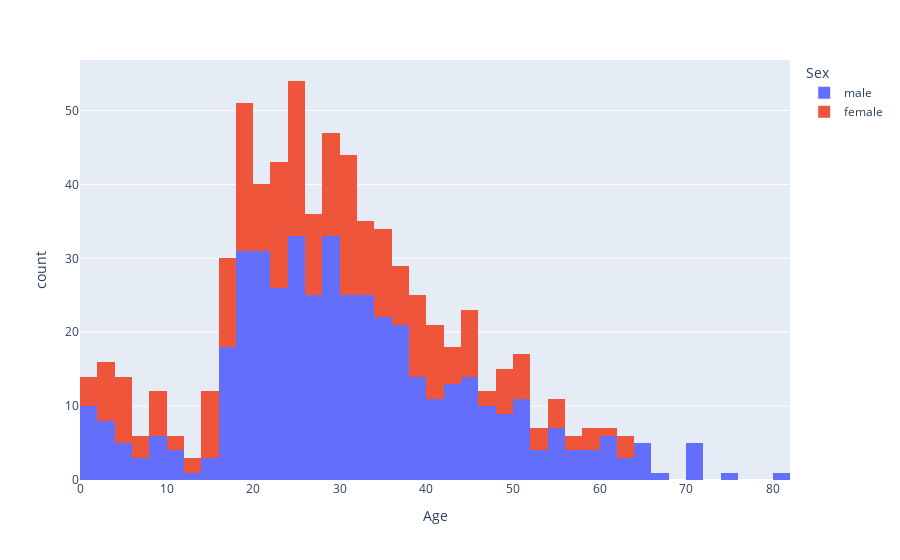

This figure's notebook cell:
### Markdown cell above
2. Show the age distribution based on gender using a histogram.

### Code cell
fig = px.histogram(df, x="Age", color="Sex")
fig.show()

### Figure 1 — Plotly figure (JSON) as saved in the notebook; plotly's stock layout.template omitted (floating-point values rounded to 4 significant figures; data arrays with more than 128 entries replaced by an {"elided": "..."} marker saying what was removed)
{"data": [{"alignmentgroup": "True", "bingroup": "x", "hovertemplate": "Sex=male<br>Age=%{x}<br>count=%{y}<extra></extra>", "legendgroup": "male", "marker": {"color": "#636efa", "pattern": {"shape": ""}}, "name": "male", "offsetgroup": "male", "orientation": "v", "showlegend": true, "type": "histogram", "x": {"elided": "577 float values"}, "xaxis": "x", "yaxis": "y"}, {"alignmentgroup": "True", "bingroup": "x", "hovertemplate": "Sex=female<br>Age=%{x}<br>count=%{y}<extra></extra>", "legendgroup": "female", "marker": {"color": "#EF553B", "pattern": {"shape": ""}}, "name": "female", "offsetgroup": "female", "orientation": "v", "showlegend": true, "type": "histogram", "x": {"elided": "314 float values"}, "xaxis": "x", "yaxis": "y"}], "layout": {"barmode": "relative", "legend": {"title": {"text": "Sex"}, "tracegroupgap": 0}, "margin": {"t": 60}, "xaxis": {"anchor": "y", "domain": [0, 1], "title": {"text": "Age"}}, "yaxis": {"anchor": "x", "domain": [0, 1], "title": {"text": "count"}}}}
